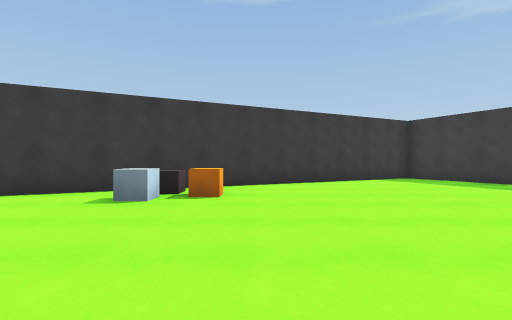
View 1 (above)

19 first-person views from a walk through a scene from a Unity 3-D project. The camera is 1.2 m above the floor, looks level and sees 85° across. The floor is counted in squares, 2 m on a side. Each view is taken from the middle of a square. On the plan, view 1 faces up. The plan holds only what a view shows up to about 9 squares ahead; the rest is blank. The place goes on beyond the plan.

View 2
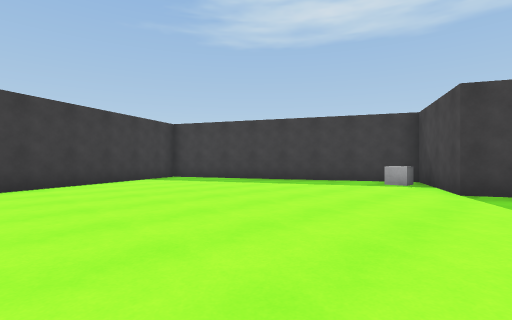

View 3
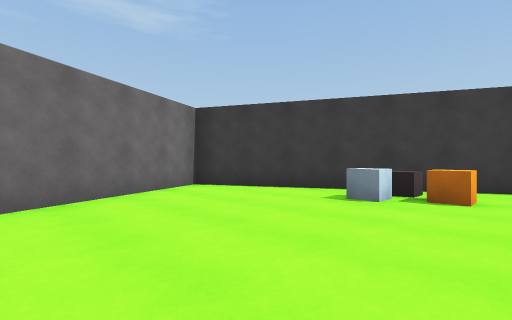

View 4
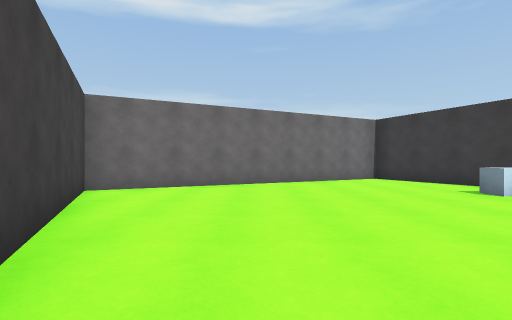

View 5
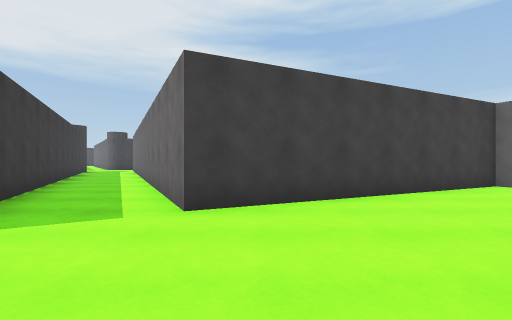

View 6
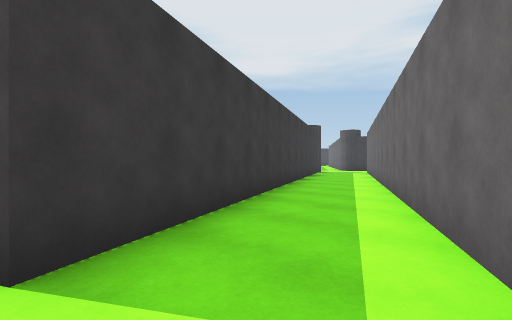

View 7
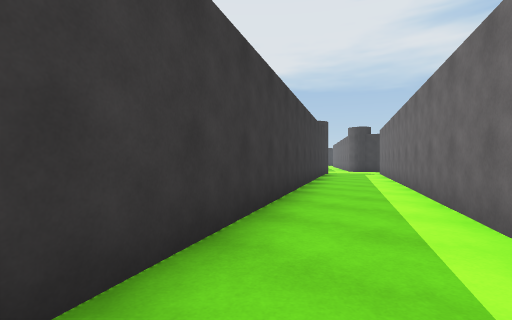

View 8
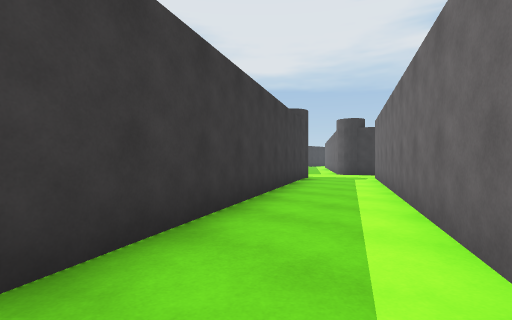

View 9
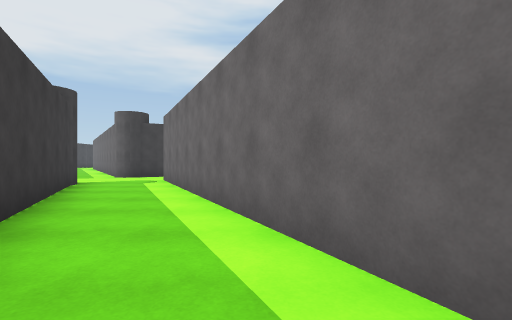

View 10
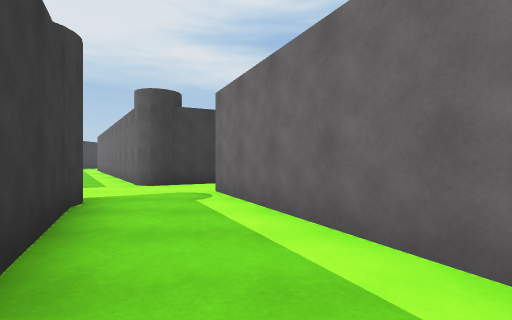

View 11
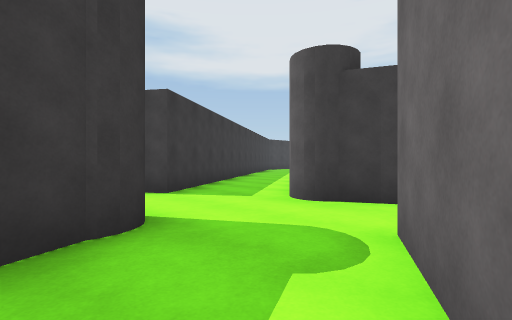

View 12
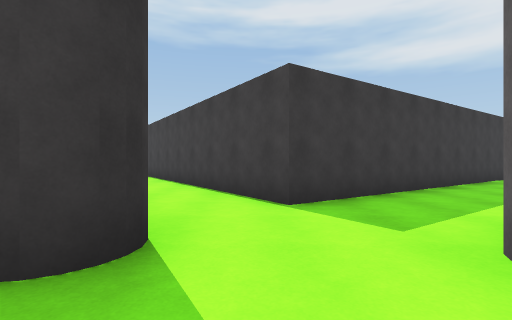

View 13
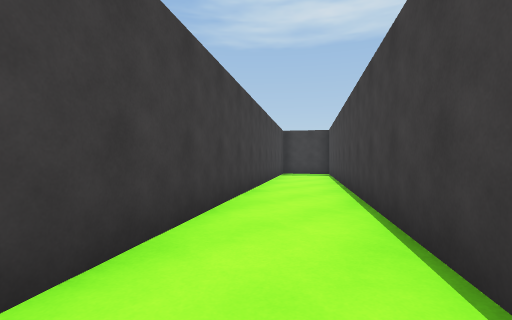

View 14
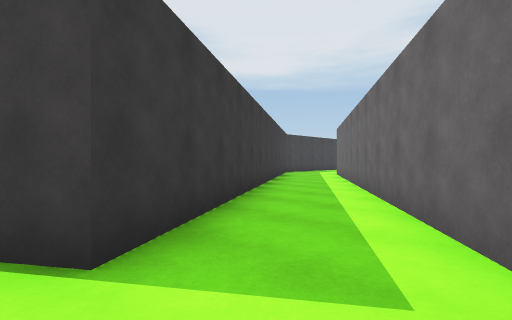

View 15
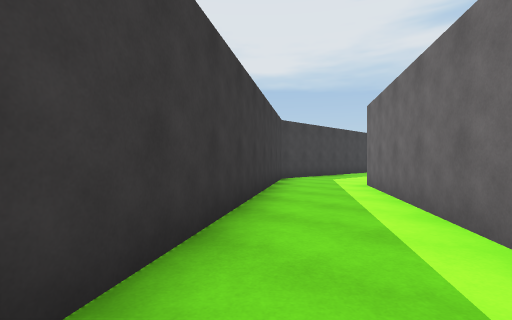

View 16
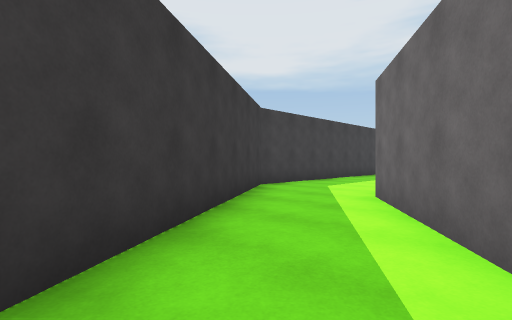

View 17
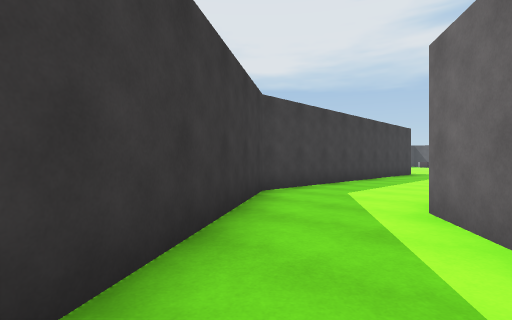

View 18
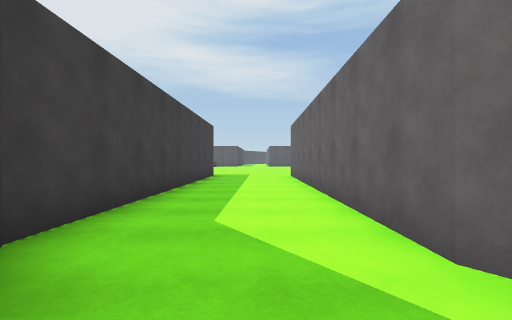

View 19
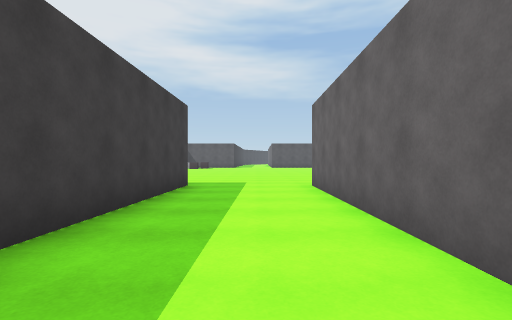

### Floor plan
Points are (right, up) in squares from view 1. A wall is a line through its corners. A room is listed if a view was taken in it or the views show most of it. See-through windows are left out.
Room 1 (views 1, 2, 3, 4, 5, 6, 7)
walls: (6.2, -0.2) (5.7, 0.9) (8.4, 2.2) (5.1, 9.1); (4.6, 9) (-6, 3.8) (-2.4, -3.3) (3.8, -0.3)
ways out: opening at (5, 0) to room 10
objects: cube (-2, 4); cube (-2, 5); orange cube (-1, 5); grey cube (7, 2)
Room 2 (views 8, 9)
walls: (5.1, -2.9) (6.1, -4.9); (8.2, -4.2) (7.2, -2.2)
ways out: opening at (6, -2) to room 10; opening at (7, -4)
Room 3 (view 10)
walls: (7.1, -6.9) (8.1, -8.9); (10.2, -8.1) (9.2, -6.2)
ways out: opening at (9, -8) to room 4; opening at (8, -6)
Room 4 (view 11)
walls: (8.1, -8.9) (9, -10.9); (11.2, -10.1) (10.2, -8.1)
ways out: opening at (9, -8) to room 3; opening at (10, -10) to room 5
Room 5 (views 12, 13, 14)
walls: (11.6, -11) (11.2, -10.1); (13.7, -12.4) (15.8, -11); (10, -14.2) (11.3, -13.5); (14.2, -9.8) (13, -10.6); (9, -10.9) (9.8, -12.4)
ways out: opening at (10, -10) to room 4; opening at (13, -13) to room 6; opening at (10, -13); opening at (15, -11)
Room 6 (view 15)
walls: (12, -13.9) (14.1, -17); (16.2, -16.1) (13.7, -12.4)
ways out: opening at (13, -13) to room 5; opening at (15, -16) to room 7
Room 7 (views 16, 17)
walls: (14.1, -17) (16, -19.9); (18.1, -18.9) (16.2, -16.1)
ways out: opening at (15, -16) to room 6; opening at (17, -19) to room 8
Room 8 (view 18)
walls: (16, -19.9) (17.8, -22.6); (20.1, -22) (18.1, -18.9)
ways out: opening at (17, -19) to room 7; opening at (19, -22) to room 9
Room 9 (view 19)
walls: (20.6, -30.5) (20.8, -23) (20.1, -22); (17.8, -22.6) (17.7, -30.6)
ways out: opening at (19, -22) to room 8
Room 10 (no view inside)
walls: (3.8, -0.3) (5.1, -2.9); (7.2, -2.2) (6.2, -0.2)
ways out: opening at (5, 0) to room 1; opening at (6, -2) to room 2

Where each view was taken, in squares from view 1:
view 1: 0 up, 0 right, facing up
view 2: 0 up, 0 right, facing up-right
view 3: 0 up, 0 right, facing up-left
view 4: 0 up, 3 right, facing left
view 5: 3 up, 3 right, facing down
view 6: 1 up, 4 right, facing down-right
view 7: 0 up, 5 right, facing down-right
view 8: 3 down, 6 right, facing down-right
view 9: 4 down, 7 right, facing down
view 10: 7 down, 9 right, facing down
view 11: 10 down, 9 right, facing down-right
view 12: 12 down, 10 right, facing right
view 13: 12 down, 13 right, facing up-right
view 14: 12 down, 12 right, facing down-right
view 15: 16 down, 15 right, facing down-right
view 16: 18 down, 16 right, facing down-right
view 17: 19 down, 17 right, facing down-right
view 18: 21 down, 19 right, facing down
view 19: 25 down, 19 right, facing down
